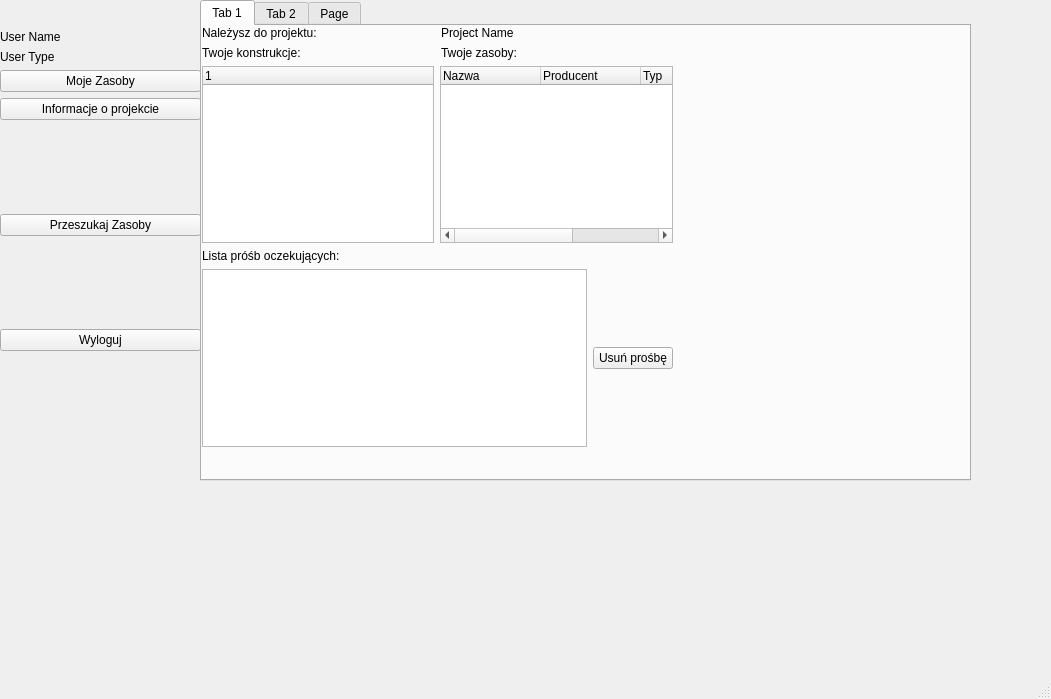
<?xml version="1.0" encoding="UTF-8"?>
<ui version="4.0">
 <class>MainWindowProjectMember</class>
 <widget class="QMainWindow" name="MainWindowProjectMember">
  <property name="geometry">
   <rect>
    <x>0</x>
    <y>0</y>
    <width>1051</width>
    <height>699</height>
   </rect>
  </property>
  <property name="windowTitle">
   <string>MainWindow</string>
  </property>
  <widget class="QWidget" name="centralwidget">
   <widget class="QWidget" name="verticalLayoutWidget">
    <property name="geometry">
     <rect>
      <x>0</x>
      <y>30</y>
      <width>201</width>
      <height>321</height>
     </rect>
    </property>
    <layout class="QVBoxLayout" name="verticalLayout">
     <item>
      <widget class="QLabel" name="labelUserName">
       <property name="text">
        <string>User Name</string>
       </property>
      </widget>
     </item>
     <item>
      <widget class="QLabel" name="labelUserType">
       <property name="text">
        <string>User Type</string>
       </property>
      </widget>
     </item>
     <item>
      <widget class="QPushButton" name="pushButton_2">
       <property name="text">
        <string>Moje Zasoby</string>
       </property>
      </widget>
     </item>
     <item>
      <widget class="QPushButton" name="pushButtonProjectInfo">
       <property name="text">
        <string>Informacje o projekcie</string>
       </property>
      </widget>
     </item>
     <item>
      <spacer name="verticalSpacer">
       <property name="orientation">
        <enum>Qt::Vertical</enum>
       </property>
       <property name="sizeHint" stdset="0">
        <size>
         <width>20</width>
         <height>40</height>
        </size>
       </property>
      </spacer>
     </item>
     <item>
      <widget class="QPushButton" name="pushButtonSearchSupply">
       <property name="text">
        <string>Przeszukaj Zasoby</string>
       </property>
      </widget>
     </item>
     <item>
      <spacer name="verticalSpacer_2">
       <property name="orientation">
        <enum>Qt::Vertical</enum>
       </property>
       <property name="sizeHint" stdset="0">
        <size>
         <width>20</width>
         <height>40</height>
        </size>
       </property>
      </spacer>
     </item>
     <item>
      <widget class="QPushButton" name="pushButtonLogout">
       <property name="text">
        <string>Wyloguj</string>
       </property>
      </widget>
     </item>
    </layout>
   </widget>
   <widget class="QTabWidget" name="tabWidget">
    <property name="geometry">
     <rect>
      <x>200</x>
      <y>0</y>
      <width>771</width>
      <height>481</height>
     </rect>
    </property>
    <property name="currentIndex">
     <number>0</number>
    </property>
    <widget class="QWidget" name="tab">
     <attribute name="title">
      <string>Tab 1</string>
     </attribute>
     <widget class="QWidget" name="verticalLayoutWidget_2">
      <property name="geometry">
       <rect>
        <x>0</x>
        <y>0</y>
        <width>471</width>
        <height>421</height>
       </rect>
      </property>
      <layout class="QVBoxLayout" name="verticalLayout_2">
       <item>
        <layout class="QHBoxLayout" name="horizontalLayout_5">
         <item>
          <widget class="QLabel" name="label">
           <property name="text">
            <string>Należysz do projektu:</string>
           </property>
          </widget>
         </item>
         <item>
          <widget class="QLabel" name="labelProjectName">
           <property name="text">
            <string>Project Name</string>
           </property>
          </widget>
         </item>
        </layout>
       </item>
       <item>
        <layout class="QHBoxLayout" name="horizontalLayout_3">
         <item>
          <widget class="QLabel" name="label_3">
           <property name="text">
            <string>Twoje konstrukcje:</string>
           </property>
          </widget>
         </item>
         <item>
          <widget class="QLabel" name="label_4">
           <property name="text">
            <string>Twoje zasoby:</string>
           </property>
          </widget>
         </item>
        </layout>
       </item>
       <item>
        <layout class="QHBoxLayout" name="horizontalLayout_2">
         <item>
          <widget class="QTreeWidget" name="treeWidgetUserConstructions">
           <column>
            <property name="text">
             <string notr="true">1</string>
            </property>
           </column>
          </widget>
         </item>
         <item>
          <widget class="QTreeWidget" name="treeWidgetUserSupplies">
           <column>
            <property name="text">
             <string>Nazwa</string>
            </property>
           </column>
           <column>
            <property name="text">
             <string>Producent</string>
            </property>
           </column>
           <column>
            <property name="text">
             <string>Typ</string>
            </property>
           </column>
           <column>
            <property name="text">
             <string>Miejsce</string>
            </property>
           </column>
          </widget>
         </item>
        </layout>
       </item>
       <item>
        <layout class="QHBoxLayout" name="horizontalLayout_4">
         <item>
          <widget class="QLabel" name="label_2">
           <property name="text">
            <string>Lista próśb oczekujących:</string>
           </property>
          </widget>
         </item>
        </layout>
       </item>
       <item>
        <layout class="QHBoxLayout" name="horizontalLayout">
         <item>
          <widget class="QTableWidget" name="tableWidgetWaitingRequests"/>
         </item>
         <item>
          <widget class="QPushButton" name="pushButtonDeleteRequest">
           <property name="text">
            <string>Usuń prośbę</string>
           </property>
          </widget>
         </item>
        </layout>
       </item>
      </layout>
     </widget>
    </widget>
    <widget class="QWidget" name="tab_2">
     <attribute name="title">
      <string>Tab 2</string>
     </attribute>
     <widget class="QWidget" name="verticalLayoutWidget_3">
      <property name="geometry">
       <rect>
        <x>0</x>
        <y>0</y>
        <width>761</width>
        <height>391</height>
       </rect>
      </property>
      <layout class="QVBoxLayout" name="verticalLayout_3">
       <item>
        <layout class="QHBoxLayout" name="horizontalLayout_6">
         <item>
          <widget class="QLabel" name="label_10">
           <property name="text">
            <string>Kierownik projektu:</string>
           </property>
          </widget>
         </item>
         <item>
          <widget class="QLabel" name="labelProjectManager">
           <property name="text">
            <string>Project manager</string>
           </property>
          </widget>
         </item>
        </layout>
       </item>
       <item>
        <layout class="QGridLayout" name="gridLayout_3">
         <item row="0" column="0">
          <widget class="QLabel" name="label_5">
           <property name="text">
            <string>Nazwa projektu:</string>
           </property>
          </widget>
         </item>
         <item row="0" column="1">
          <widget class="QLabel" name="labelProjectName_2">
           <property name="text">
            <string>Project Name</string>
           </property>
          </widget>
         </item>
        </layout>
       </item>
       <item>
        <layout class="QHBoxLayout" name="horizontalLayout_7">
         <item>
          <widget class="QLabel" name="label_6">
           <property name="text">
            <string>Konstrukcje w projekcie:</string>
           </property>
          </widget>
         </item>
         <item>
          <widget class="QLabel" name="label_7">
           <property name="text">
            <string>Zasoby projektu:</string>
           </property>
          </widget>
         </item>
        </layout>
       </item>
       <item>
        <layout class="QHBoxLayout" name="horizontalLayout_8">
         <item>
          <widget class="QTreeWidget" name="treeWidgetProjectConstructions">
           <column>
            <property name="text">
             <string notr="true">1</string>
            </property>
           </column>
          </widget>
         </item>
         <item>
          <widget class="QTreeWidget" name="treeWidgetProjectSupplies">
           <column>
            <property name="text">
             <string>Nazwa</string>
            </property>
           </column>
           <column>
            <property name="text">
             <string>Producent</string>
            </property>
           </column>
           <column>
            <property name="text">
             <string>Typ</string>
            </property>
           </column>
           <column>
            <property name="text">
             <string>Konstrukcja</string>
            </property>
           </column>
           <column>
            <property name="text">
             <string>Imie</string>
            </property>
           </column>
           <column>
            <property name="text">
             <string>Nazwisko</string>
            </property>
           </column>
           <column>
            <property name="text">
             <string>Miejsce</string>
            </property>
           </column>
          </widget>
         </item>
        </layout>
       </item>
       <item>
        <layout class="QHBoxLayout" name="horizontalLayout_9">
         <item>
          <widget class="QLabel" name="label_8">
           <property name="text">
            <string>Członkowie projektu:</string>
           </property>
          </widget>
         </item>
        </layout>
       </item>
       <item>
        <widget class="QTreeWidget" name="treeWidgetProjectMembers">
         <column>
          <property name="text">
           <string>Imie</string>
          </property>
         </column>
         <column>
          <property name="text">
           <string>Nazwisko</string>
          </property>
         </column>
        </widget>
       </item>
       <item>
        <layout class="QHBoxLayout" name="horizontalLayout_10"/>
       </item>
      </layout>
     </widget>
    </widget>
    <widget class="QWidget" name="tab_3">
     <attribute name="title">
      <string>Page</string>
     </attribute>
     <widget class="QWidget" name="gridLayoutWidget">
      <property name="geometry">
       <rect>
        <x>0</x>
        <y>0</y>
        <width>681</width>
        <height>421</height>
       </rect>
      </property>
      <layout class="QGridLayout" name="gridLayout">
       <item row="2" column="0">
        <layout class="QVBoxLayout" name="verticalLayout_4">
         <item>
          <layout class="QGridLayout" name="gridLayout_2">
           <item row="0" column="1">
            <widget class="QLineEdit" name="lineEdit">
             <property name="maximumSize">
              <size>
               <width>150</width>
               <height>16777215</height>
              </size>
             </property>
            </widget>
           </item>
           <item row="1" column="1">
            <widget class="QLineEdit" name="lineEdit_2">
             <property name="maximumSize">
              <size>
               <width>150</width>
               <height>16777215</height>
              </size>
             </property>
            </widget>
           </item>
           <item row="0" column="0">
            <widget class="QLabel" name="label_11">
             <property name="maximumSize">
              <size>
               <width>100</width>
               <height>16777215</height>
              </size>
             </property>
             <property name="text">
              <string>TextLabel</string>
             </property>
            </widget>
           </item>
           <item row="2" column="1">
            <widget class="QLineEdit" name="lineEdit_3">
             <property name="maximumSize">
              <size>
               <width>150</width>
               <height>16777215</height>
              </size>
             </property>
            </widget>
           </item>
           <item row="1" column="0">
            <widget class="QLabel" name="label_12">
             <property name="maximumSize">
              <size>
               <width>100</width>
               <height>16777215</height>
              </size>
             </property>
             <property name="text">
              <string>TextLabel</string>
             </property>
            </widget>
           </item>
           <item row="2" column="0">
            <widget class="QLabel" name="label_13">
             <property name="maximumSize">
              <size>
               <width>100</width>
               <height>16777215</height>
              </size>
             </property>
             <property name="text">
              <string>TextLabel</string>
             </property>
            </widget>
           </item>
           <item row="4" column="1">
            <widget class="QLineEdit" name="lineEdit_5">
             <property name="maximumSize">
              <size>
               <width>150</width>
               <height>16777215</height>
              </size>
             </property>
            </widget>
           </item>
           <item row="6" column="0">
            <widget class="QPushButton" name="pushButton">
             <property name="maximumSize">
              <size>
               <width>100</width>
               <height>16777215</height>
              </size>
             </property>
             <property name="text">
              <string>PushButton</string>
             </property>
            </widget>
           </item>
           <item row="3" column="1">
            <widget class="QLineEdit" name="lineEdit_4">
             <property name="maximumSize">
              <size>
               <width>150</width>
               <height>16777215</height>
              </size>
             </property>
            </widget>
           </item>
           <item row="3" column="0">
            <widget class="QLabel" name="label_14">
             <property name="maximumSize">
              <size>
               <width>100</width>
               <height>16777215</height>
              </size>
             </property>
             <property name="text">
              <string>TextLabel</string>
             </property>
            </widget>
           </item>
           <item row="5" column="1">
            <widget class="QLineEdit" name="lineEdit_6">
             <property name="maximumSize">
              <size>
               <width>150</width>
               <height>16777215</height>
              </size>
             </property>
            </widget>
           </item>
           <item row="4" column="0">
            <widget class="QLabel" name="label_15">
             <property name="maximumSize">
              <size>
               <width>100</width>
               <height>16777215</height>
              </size>
             </property>
             <property name="text">
              <string>TextLabel</string>
             </property>
            </widget>
           </item>
           <item row="5" column="0">
            <widget class="QLabel" name="label_16">
             <property name="maximumSize">
              <size>
               <width>100</width>
               <height>16777215</height>
              </size>
             </property>
             <property name="text">
              <string>TextLabel</string>
             </property>
            </widget>
           </item>
           <item row="6" column="1">
            <widget class="QPushButton" name="pushButton_3">
             <property name="maximumSize">
              <size>
               <width>100</width>
               <height>16777215</height>
              </size>
             </property>
             <property name="text">
              <string>PushButton</string>
             </property>
            </widget>
           </item>
          </layout>
         </item>
        </layout>
       </item>
       <item row="0" column="0">
        <widget class="QLabel" name="label_9">
         <property name="maximumSize">
          <size>
           <width>150</width>
           <height>20</height>
          </size>
         </property>
         <property name="text">
          <string>Wyszukiwarka zasobów:</string>
         </property>
        </widget>
       </item>
       <item row="2" column="1">
        <widget class="QListView" name="listViewSearchResults">
         <property name="minimumSize">
          <size>
           <width>500</width>
           <height>0</height>
          </size>
         </property>
        </widget>
       </item>
       <item row="1" column="0">
        <widget class="QLabel" name="label_18">
         <property name="text">
          <string>Filtry:</string>
         </property>
        </widget>
       </item>
       <item row="1" column="1">
        <widget class="QLabel" name="label_17">
         <property name="text">
          <string>Wyniki wyszukiwania</string>
         </property>
        </widget>
       </item>
      </layout>
     </widget>
    </widget>
   </widget>
  </widget>
  <widget class="QMenuBar" name="menubar">
   <property name="geometry">
    <rect>
     <x>0</x>
     <y>0</y>
     <width>1051</width>
     <height>20</height>
    </rect>
   </property>
  </widget>
  <widget class="QStatusBar" name="statusbar"/>
 </widget>
 <resources/>
 <connections/>
</ui>
